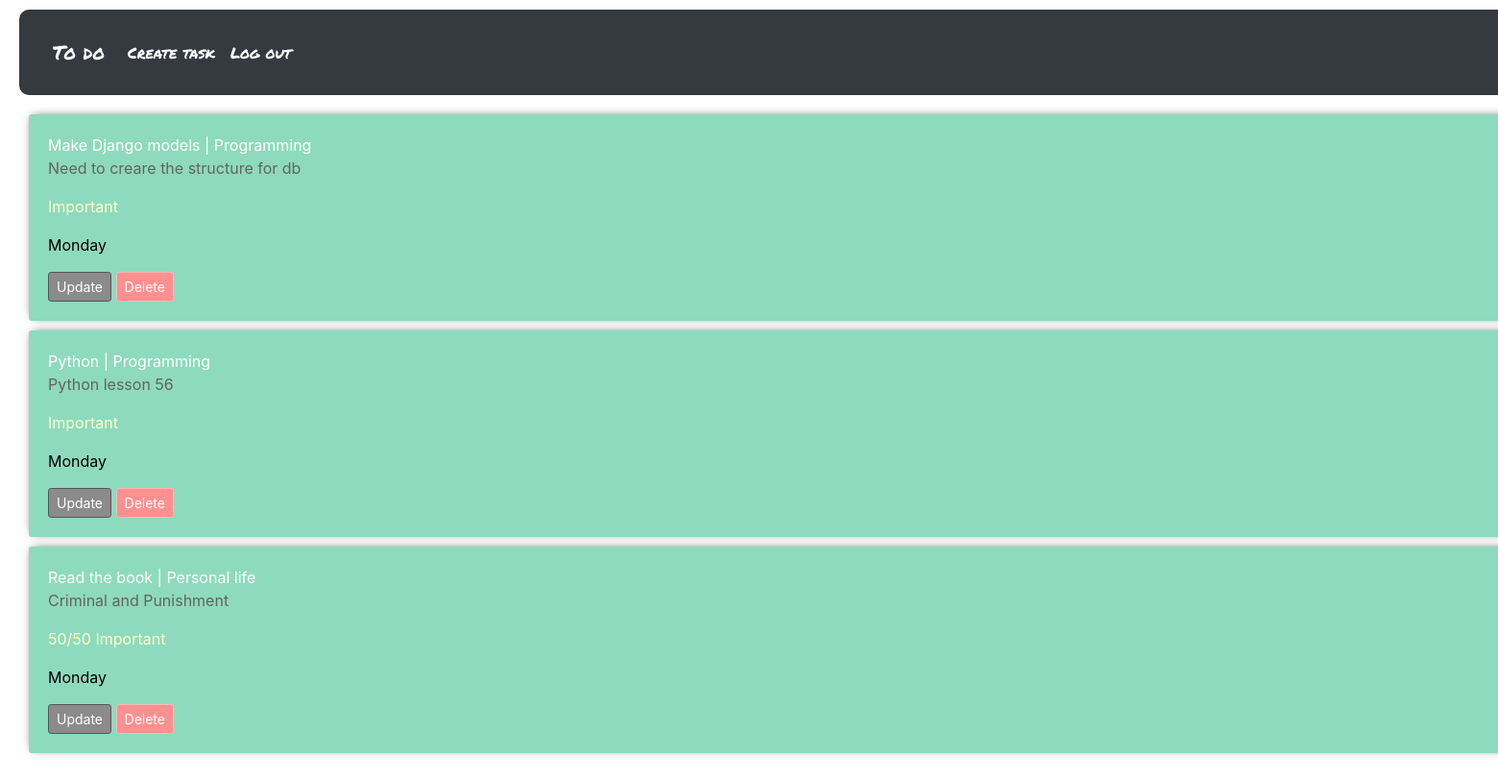
The app's page / (signed in) with its own data.
### core/models.py (models this page shows, shortened)
class Task(models.Model):
    CHOICES = (
        ('Important', 'Important'),
        ('50/50 Important', '50/50 Important'),
        ('Not important', 'Not important'),
    )
    CHOICES_2 = (
        ('Monday', 'Monday'),
        ('Tuesday', 'Tuesday'),
        ('Wednesday', 'Wednesday'),
        ('Thursday', 'Thursday'),
        ('Friday', 'Friday'),
        ('Saturday', 'Saturday'),
        ('Sunday', 'Sunday'),
    )
    user = models.ForeignKey(Author, on_delete=models.CASCADE, null=True)
    title = models.CharField(max_length=150)
    description = models.TextField(max_length=500)
    created = models.DateTimeField(auto_now_add=True)
    completed = models.BooleanField(default=False)
    completed_to = models.DateTimeField(null=True, blank=True)
    priority = models.CharField(max_length=50, choices=CHOICES)
    task_list = models.ForeignKey(TaskList, related_name='tasks', on_delete=models.CASCADE)
    day_of_week = models.CharField(verbose_name='День недели', max_length=15, choices=CHOICES_2, null=True)
    def __str__(self):
        return self.title + ' | ' + str(self.task_list)

class TaskList(models.Model):
    title = models.CharField(max_length=150, default='untitled')
    created = models.DateTimeField(auto_now=True)
    creator = models.ForeignKey(User, null=True, related_name="taskslists", on_delete=models.CASCADE)
    def __str__(self):
        return self.title

### core/views.py (the view)
# urls.py: path('', index, name='index'),
def index(request):
    user = request.user
    if user.is_authenticated:
        tasks = Task.objects.all()
        user_id = request.user.id
        context = {
            'tasks': tasks,
            'user_id': user_id,
            }
        return render(request, 'index.html', context=context)
    else:
        return render(request, 'main_page.html', {})

### core/templates/index.html
{% extends 'base.html' %}
{% block content %}
<div class="todo-list">
	{% for task in tasks %}
	{% if task.user.id == user_id %}
		<div class="item-row">
			{% if task.completed == True %}
			<strike>{{ task }}</strike>
			{% else %}
			<span>{{ task }}</span>
            <p style="color: rgb(99, 99, 99);">{{ task.description }}</p>
            <p style="color: rgb(255, 255, 199);">{{ task.priority }}</p>
			<p style="color: black;">{{ task.day_of_week }}</p>
            <a class="btn btn-sm btn-danger" href="{% url 'update-task' task.id %}">Update</a>
			<a class="btn btn-sm btn-info" href="{% url 'delete-task' task.id %}">Delete</a>
			{% endif %}
		</div>
		{% else %}
		<h2></h2>
		{% endif %}
	{% endfor %}
	</div>
{% endblock content %}

### core/templates/base.html (shortened to what this page needs)
{% load static %}
<!DOCTYPE html>
<html lang="en">
<head>
    <link rel="stylesheet" href="https://stackpath.bootstrapcdn.com/bootstrap/4.3.1/css/bootstrap.min.css">
    <link type="text/css" href="{% static 'css/style.css' %}" rel="stylesheet" />
<div class="center-column">
    <nav class="navbar navbar-expand-lg bg-dark" style="border-radius: 10px; margin-bottom: 20px;">
        <div class="container-fluid">
          <h2><a class="navbar-brand" href="{% url 'index' %}" style="color: white;">To do</a></h2>
          <div class="collapse navbar-collapse" id="navbarSupportedContent">
            <ul class="navbar-nav me-auto mb-2 mb-lg-0">
              {% if user.is_authenticated %}
              <li class="nav-item">
                <a class="nav-link active" aria-current="page" href="{% url 'create-task' %}" style="color: rgb(255, 255, 255);">Create task</a>
              </li>
              <li class="nav-item">
                <a class="nav-link active" aria-current="page" href="{% url 'account_logout' %}" style="color: rgb(255, 255, 255);">Log out</a>
              </li>
              {% endif %}
          </div>
        </div>
      </nav>
    {% block content %}
    {% endblock content %}
  </div>
</body>
</html>

### core/static/css/style.css (style rules this page uses)
.center-column nav { padding: 20px; margin-top: -30px; font-family: 'Permanent Marker', cursive; }
.center-column { width:1850px; margin: 20px auto; padding:20px; background-color: #fff; border-radius: 3px; }
.item-row { background-color: #8edabf; margin: 10px; padding: 20px; border-radius: 3px; color: #fff; font-size: 16px; box-shadow: 0px -1px 10px -4px rgba(0,0,0,0.75); }
.btn-danger { background-color: #8b8b8b; border-color: #555555; }
.btn-info { background-color: #ff9090; border-color: #ffb7b7; }

### records on screen
Task: title+task_list "Make Django models | Programming", description "Need to creare the structure for db", priority "Important", day_of_week "Monday"
Task: title+task_list "Python | Programming", description "Python lesson 56", priority "Important", day_of_week "Monday"
Task: title+task_list "Read the book | Personal life", description "Criminal and Punishment", priority "50/50 Important", day_of_week "Monday"
